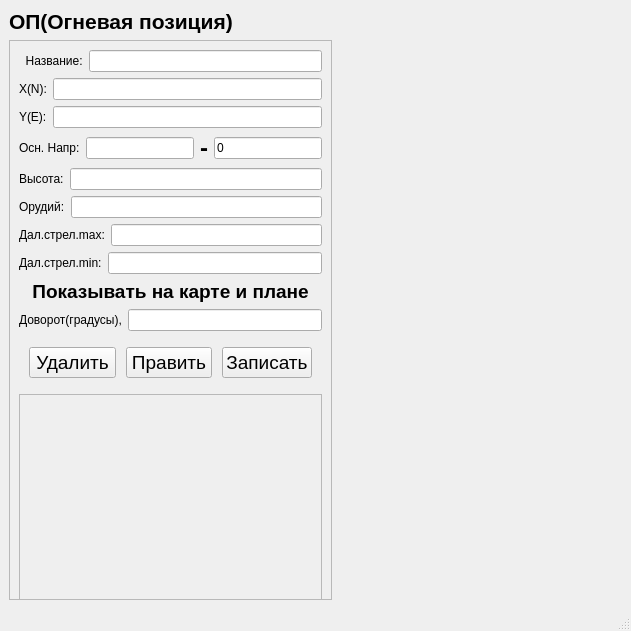
<?xml version="1.0" encoding="UTF-8"?>
<ui version="4.0">
 <class>WindowOP</class>
 <widget class="QMainWindow" name="WindowOP">
  <property name="geometry">
   <rect>
    <x>0</x>
    <y>0</y>
    <width>631</width>
    <height>631</height>
   </rect>
  </property>
  <property name="windowTitle">
   <string>ОП(Огневая позиция)</string>
  </property>
  <widget class="QWidget" name="centralwidget">
   <layout class="QGridLayout" name="gridLayout">
    <item row="0" column="0">
     <layout class="QVBoxLayout" name="verticalLayout_2">
      <item>
       <widget class="QLabel" name="label">
        <property name="font">
         <font>
          <pointsize>16</pointsize>
          <weight>75</weight>
          <bold>true</bold>
         </font>
        </property>
        <property name="text">
         <string>ОП(Огневая позиция)</string>
        </property>
       </widget>
      </item>
      <item>
       <widget class="QScrollArea" name="scrollArea">
        <property name="verticalScrollBarPolicy">
         <enum>Qt::ScrollBarAlwaysOff</enum>
        </property>
        <property name="horizontalScrollBarPolicy">
         <enum>Qt::ScrollBarAlwaysOff</enum>
        </property>
        <property name="widgetResizable">
         <bool>true</bool>
        </property>
        <widget class="QWidget" name="scrollAreaWidgetContents">
         <property name="geometry">
          <rect>
           <x>0</x>
           <y>0</y>
           <width>375</width>
           <height>765</height>
          </rect>
         </property>
         <layout class="QVBoxLayout" name="verticalLayout">
          <item>
           <layout class="QHBoxLayout" name="horizontalLayout_8">
            <item>
             <widget class="QLabel" name="label_2">
              <property name="text">
               <string>  Название:</string>
              </property>
             </widget>
            </item>
            <item>
             <widget class="QLineEdit" name="lineEdit"/>
            </item>
           </layout>
          </item>
          <item>
           <layout class="QHBoxLayout" name="horizontalLayout_2">
            <item>
             <widget class="QLabel" name="label_3">
              <property name="text">
               <string>X(N):</string>
              </property>
             </widget>
            </item>
            <item>
             <widget class="QLineEdit" name="lineEdit_2">
              <property name="inputMethodHints">
               <set>Qt::ImhFormattedNumbersOnly</set>
              </property>
              <property name="text">
               <string/>
              </property>
              <property name="maxLength">
               <number>10</number>
              </property>
             </widget>
            </item>
           </layout>
          </item>
          <item>
           <layout class="QHBoxLayout" name="horizontalLayout_3">
            <item>
             <widget class="QLabel" name="label_4">
              <property name="text">
               <string>Y(E):</string>
              </property>
             </widget>
            </item>
            <item>
             <widget class="QLineEdit" name="lineEdit_3">
              <property name="inputMethodHints">
               <set>Qt::ImhFormattedNumbersOnly</set>
              </property>
              <property name="text">
               <string/>
              </property>
              <property name="maxLength">
               <number>10</number>
              </property>
             </widget>
            </item>
           </layout>
          </item>
          <item>
           <layout class="QHBoxLayout" name="horizontalLayout_10">
            <item>
             <widget class="QLabel" name="label_6">
              <property name="text">
               <string>Осн. Напр:</string>
              </property>
             </widget>
            </item>
            <item>
             <widget class="QLineEdit" name="lineEdit_13">
              <property name="inputMethodHints">
               <set>Qt::ImhDigitsOnly</set>
              </property>
              <property name="text">
               <string/>
              </property>
              <property name="maxLength">
               <number>2</number>
              </property>
             </widget>
            </item>
            <item>
             <widget class="QLabel" name="label_7">
              <property name="maximumSize">
               <size>
                <width>16777210</width>
                <height>16777215</height>
               </size>
              </property>
              <property name="font">
               <font>
                <pointsize>18</pointsize>
                <weight>75</weight>
                <bold>true</bold>
               </font>
              </property>
              <property name="layoutDirection">
               <enum>Qt::LeftToRight</enum>
              </property>
              <property name="text">
               <string>-</string>
              </property>
              <property name="alignment">
               <set>Qt::AlignCenter</set>
              </property>
             </widget>
            </item>
            <item>
             <widget class="QLineEdit" name="lineEdit_14">
              <property name="inputMethodHints">
               <set>Qt::ImhDigitsOnly</set>
              </property>
              <property name="text">
               <string>0</string>
              </property>
              <property name="maxLength">
               <number>2</number>
              </property>
             </widget>
            </item>
           </layout>
          </item>
          <item>
           <layout class="QHBoxLayout" name="horizontalLayout_4">
            <item>
             <widget class="QLabel" name="label_14">
              <property name="text">
               <string>Высота:</string>
              </property>
             </widget>
            </item>
            <item>
             <widget class="QLineEdit" name="lineEdit_12">
              <property name="inputMethodHints">
               <set>Qt::ImhFormattedNumbersOnly</set>
              </property>
              <property name="text">
               <string/>
              </property>
              <property name="maxLength">
               <number>4</number>
              </property>
             </widget>
            </item>
           </layout>
          </item>
          <item>
           <layout class="QHBoxLayout" name="horizontalLayout_5">
            <item>
             <widget class="QLabel" name="label_8">
              <property name="text">
               <string>Орудий:</string>
              </property>
             </widget>
            </item>
            <item>
             <widget class="QLineEdit" name="lineEdit_7">
              <property name="inputMethodHints">
               <set>Qt::ImhDigitsOnly</set>
              </property>
              <property name="text">
               <string/>
              </property>
              <property name="maxLength">
               <number>2</number>
              </property>
             </widget>
            </item>
           </layout>
          </item>
          <item>
           <layout class="QHBoxLayout" name="horizontalLayout_9">
            <item>
             <widget class="QLabel" name="label_12">
              <property name="text">
               <string>Дал.стрел.max:</string>
              </property>
             </widget>
            </item>
            <item>
             <widget class="QLineEdit" name="lineEdit_10">
              <property name="inputMethodHints">
               <set>Qt::ImhDigitsOnly</set>
              </property>
              <property name="text">
               <string/>
              </property>
              <property name="maxLength">
               <number>50</number>
              </property>
             </widget>
            </item>
           </layout>
          </item>
          <item>
           <layout class="QHBoxLayout" name="horizontalLayout_6">
            <item>
             <widget class="QLabel" name="label_11">
              <property name="text">
               <string>Дал.стрел.min:</string>
              </property>
             </widget>
            </item>
            <item>
             <widget class="QLineEdit" name="lineEdit_9">
              <property name="inputMethodHints">
               <set>Qt::ImhDigitsOnly</set>
              </property>
              <property name="text">
               <string/>
              </property>
              <property name="maxLength">
               <number>50</number>
              </property>
             </widget>
            </item>
           </layout>
          </item>
          <item>
           <widget class="QLabel" name="label_10">
            <property name="sizePolicy">
             <sizepolicy hsizetype="Preferred" vsizetype="Fixed">
              <horstretch>0</horstretch>
              <verstretch>0</verstretch>
             </sizepolicy>
            </property>
            <property name="font">
             <font>
              <pointsize>14</pointsize>
              <weight>75</weight>
              <bold>true</bold>
             </font>
            </property>
            <property name="text">
             <string>Показывать на карте и плане</string>
            </property>
            <property name="alignment">
             <set>Qt::AlignCenter</set>
            </property>
           </widget>
          </item>
          <item>
           <layout class="QHBoxLayout" name="horizontalLayout_7">
            <item>
             <widget class="QLabel" name="label_13">
              <property name="text">
               <string>Доворот(градусы),</string>
              </property>
             </widget>
            </item>
            <item>
             <widget class="QLineEdit" name="lineEdit_11">
              <property name="inputMethodHints">
               <set>Qt::ImhDigitsOnly</set>
              </property>
              <property name="inputMask">
               <string/>
              </property>
              <property name="text">
               <string/>
              </property>
              <property name="maxLength">
               <number>3</number>
              </property>
             </widget>
            </item>
           </layout>
          </item>
          <item>
           <layout class="QHBoxLayout" name="horizontalLayout">
            <property name="spacing">
             <number>10</number>
            </property>
            <property name="sizeConstraint">
             <enum>QLayout::SetDefaultConstraint</enum>
            </property>
            <property name="leftMargin">
             <number>10</number>
            </property>
            <property name="topMargin">
             <number>10</number>
            </property>
            <property name="rightMargin">
             <number>10</number>
            </property>
            <property name="bottomMargin">
             <number>10</number>
            </property>
            <item>
             <widget class="QPushButton" name="pushButton_3">
              <property name="font">
               <font>
                <pointsize>14</pointsize>
               </font>
              </property>
              <property name="text">
               <string>Удалить</string>
              </property>
             </widget>
            </item>
            <item>
             <widget class="QPushButton" name="pushButton_2">
              <property name="font">
               <font>
                <pointsize>14</pointsize>
               </font>
              </property>
              <property name="text">
               <string>Править</string>
              </property>
             </widget>
            </item>
            <item>
             <widget class="QPushButton" name="pushButton">
              <property name="font">
               <font>
                <pointsize>14</pointsize>
               </font>
              </property>
              <property name="text">
               <string>Записать</string>
              </property>
             </widget>
            </item>
           </layout>
          </item>
          <item>
           <widget class="QScrollArea" name="scrollArea_2">
            <property name="sizePolicy">
             <sizepolicy hsizetype="Expanding" vsizetype="Fixed">
              <horstretch>0</horstretch>
              <verstretch>0</verstretch>
             </sizepolicy>
            </property>
            <property name="minimumSize">
             <size>
              <width>0</width>
              <height>400</height>
             </size>
            </property>
            <property name="verticalScrollBarPolicy">
             <enum>Qt::ScrollBarAsNeeded</enum>
            </property>
            <property name="horizontalScrollBarPolicy">
             <enum>Qt::ScrollBarAlwaysOff</enum>
            </property>
            <property name="widgetResizable">
             <bool>true</bool>
            </property>
            <widget class="QWidget" name="scrollAreaWidgetContents_2">
             <property name="geometry">
              <rect>
               <x>0</x>
               <y>0</y>
               <width>355</width>
               <height>398</height>
              </rect>
             </property>
            </widget>
           </widget>
          </item>
         </layout>
        </widget>
       </widget>
      </item>
     </layout>
    </item>
    <item row="0" column="1">
     <spacer name="horizontalSpacer">
      <property name="orientation">
       <enum>Qt::Horizontal</enum>
      </property>
      <property name="sizeHint" stdset="0">
       <size>
        <width>40</width>
        <height>20</height>
       </size>
      </property>
     </spacer>
    </item>
   </layout>
  </widget>
  <widget class="QStatusBar" name="statusbar"/>
 </widget>
 <resources/>
 <connections/>
</ui>
